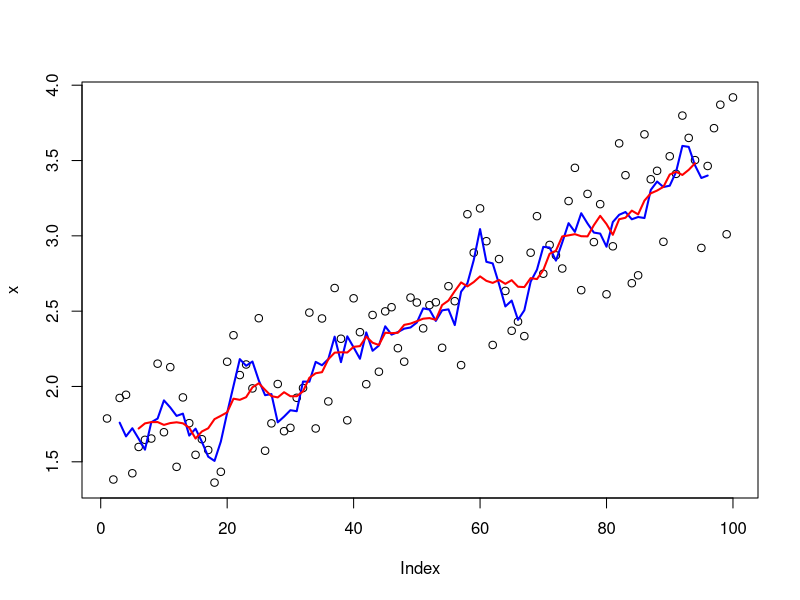
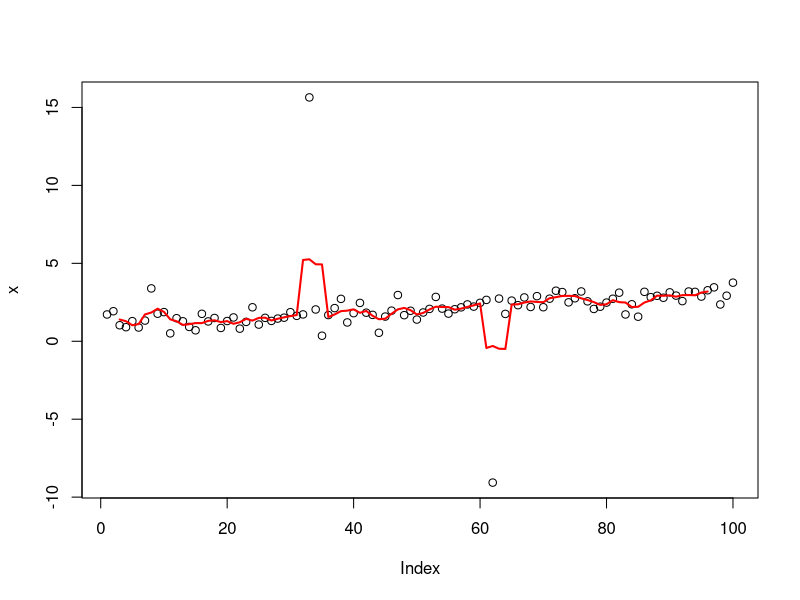
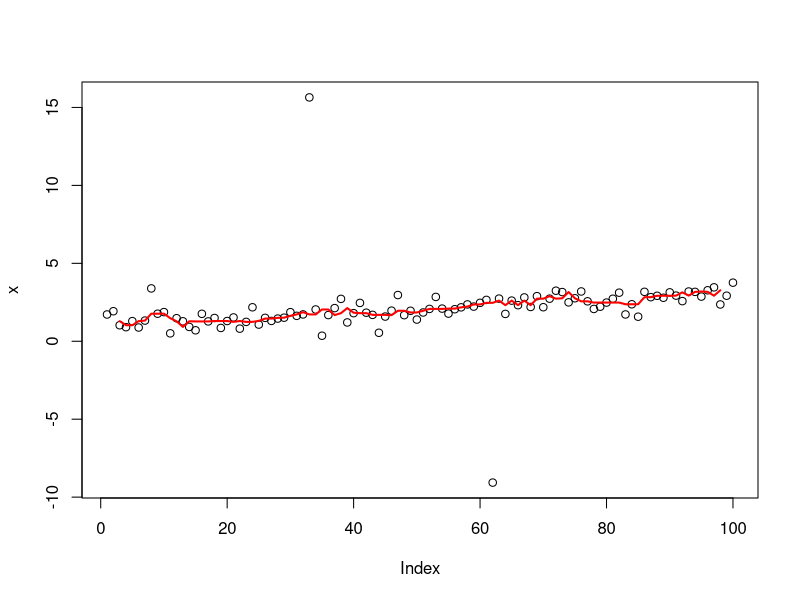

Write R code to recreate these figures, in order. (Note: this script raises an error after producing the figures.)
# Functionals -------------------------------------------------------------
# Functionals take a function as an input and return a vector as an output. For 
# e.g.
randomise <- function(f) {
 f(runif(1e3))
}
randomise(mean)
randomise(mean)
randomise(sum)

# Three frequently used functionals are lapply, apply, and tapply. Functionals are
# a common alternative to for loops. Although for loops can be slow, it is mainly
# the fact that they can be inclear ito what they are iterating over, i.e. they 
# are not very expressive. Functionals are also useful for encapsulating common
# data manipulation tasks like split-apply-combine, for thinking 'functionally'
# and for working with mathematical functions.

# Functionals also reduce code bugs. Note that it is always important to first
# build the tools and functions for the problem. Once you have solved the problem,
# then one can focus on speed.

## My first functional: lapply() -------------------------------------------
# The simplest functional is lapply(). lapply() takes a function, applies it to
# each element in a list, and returns the results in the form of a list. Although
# lapply() is written in C for performance, we can create a simple R 
# implementation that does the same thing:
lapply2 <- function(x, f, ...) {
 out <- vector("list", length(x))
 for (i in seq_along(x)) {
  out[[i]] <- f(x[[i]], ...)
 }

  out

}
# From the above code, one can see that lapply() is a wrapper function for a 
# common loop pattern: create a container output, apply f() to each component of
# a list, and fill the container with the results. All other for loop functionals
# are variations of this theme: they simply use different types of input or 
# output.

### Looping patterns --------------------------------------------------------
# It's useful to remember that there are three basic ways to loop over a vector:
 # 1. loop over the elements: for (x in s)
 # 2. loop over the numeric indices: for (i in seq_along(xs))
 # 3. loop over the names: for (nm in names(xs))

# The first form is usually not a good choice for a for loop because it leads to
# inefficient ways of saving output. It's slow because each time you extend the
# vector, R has to copy in all of the existing elements. This is the easiest with
# the second form:
xs <- runif(1e3)
res <- numeric(length(xs))
for (i in seq_along(xs)) {
 res[i] <- sqrt(xs[i])
}

# Just as there three basic ways to use a for loop, there are three basic ways
# to use lapply():
lapply(xs, function(x) {})
lapply(seq_along(xs), function(i) {})
lapply(names(xs), function(nm) {})

### Exercises ---------------------------------------------------------------
# Use both for loops and lapply() to fit linear models to the mtcars using the
# formulas stored in this list:
formulas <- list(
 mpg ~ disp,
 mpg ~ I(1 / disp),
 mpg ~ disp + wt,
 mpg ~ I(1 / disp) + wt
)

# Create input list:
data_out <- as.list(numeric(length(formulas)))
# Loop over list:
for (i in seq_along(formulas)) {
 data_out[[i]] <- lm(formulas[[i]], data = mtcars)

 print(data_out) 
}
# lapply:
lapply(formulas, lm, data = mtcars)

## For loop functionals: friends of lapply() -------------------------------
# The key to using functionals in place of for loops is recognising that common
# looping patterns are already implemented in existing base functionals. Once
# you've mastered base functionals, the next step is to write your own: if you're
# duplicating the same looping patterns in many places, you should extract it
# out into its own.

### Vector output: sapply() and vapply() ------------------------------------
# sapply and vapply simplify their output to be an atomic vector. vapply() is 
# better suited for use within other functions, than sapply(). For example, 
# when given an empty list, sapply() returns another empty list instead of the
# more correct zero-length vector.
sapply(mtcars, is.numeric)
vapply(mtcars, is.numeric, logical(1))
sapply(list(), is.numeric)
vapply(list(), is.numeric, logical(1))
# ... so, if the function returns results of different types or lengths, sapply()
# will silently return a list, while vapply() will throw an error. Hence, sapply
# is dangerous when writing functions.

### Multiple inputs: map (and mapply) ---------------------------------------
# Briefly, Map is useful when you want to use a function with two inputs. For
# example, weighted mean(). Map() is equivalent to mapply() but with simplify = 
# FALSE; mapply can add more complication for little gain.

### Rolling computations ----------------------------------------------------
# You can create your own functionals too. For example, if you were interested 
# in smoothing your data using a rolling (or running) mean function:
roll_mean <- function(x, n) {
 out <- rep(NA, length(x))
 
 offset <- trunc(n/ 2)
 
 for (i in (offset + 1):(length(x) - n + offset - 1)) {
  out[i] <- mean(x[(i - offset):(i + offset - 1)])
 }
 
 out
}
# Create simulated data:
x <- seq(1, 3, length = 1e2) + runif(1e2)
plot(x)
lines(roll_mean(x, 5), col = "blue", lwd = 2)
lines(roll_mean(x, 10), col = "red", lwd = 2)

# In this case, if the noise was more variable (i.e. it has a longer tail), you
# might worry that the rolling mean was too sensitive to outliers. Instead, you
# might want to compute a rolling median:
x <- seq(1, 3, length = 1e2) + rt(1e2, df = 2) / 3
plot(x)
lines(roll_mean(x, 5), col = "red", lwd = 2)

# To change roll_mean to roll_median, all you need to do is replace mean with 
# median inside loop. Instead of copy/paste, we could extract the idea of 
# computing a rolling summary into its own function:
roll_apply <- function(x, n, f, ...) {
 # Create out vector
 out <- rep(NA, length(x))
 # Offset
 offset <- trunc(n / 2)
 # Loop over data:
 for (i in (offset + 1):(length(x) - n + offset + 1)) {
  out[i] <- f(x[(i - offset):(i + offset)], ...)
 }
 # Print:
 out
}
plot(x)
lines(roll_apply(x, 5, median), col = "red", lwd = 2)

### Parallelisation ---------------------------------------------------------
# Since we can compute each element in any order, it is easy to dispatch the 
# tasks to different cores, and compute them in parallel. This is what
# parallel::mcapply and parallel:map do.
library(parallel)
unlist(mclapply(1:10, sqrt, mc.cores = 4))

# Important note: in this case, mclapply is actually *slower* than lapply. This
# is because the cost of individual computations is low, and additional work is
# needed to send the computation to different cores and collect results.

# If we use a different example, however, by taking bootstrap replicates of a
# linear model, the advantages are clear:
boot_df <- function(x) {
 x[sample(nrow(x), replace = TRUE), ]

 }

r_sqrd <- function(mod) {
 summary(mod)$r.square
 
}

boot_lm <- function(i) {
 r_sqrd(lm(mpg ~ wt + disp, data = boot_df(mtcars)))

 }

# Without parallelisation:
system.time(lapply(1:500, boot_lm))
# With parallelosation:
system.time(mclapply(1:500, boot_lm, mc.cores = 2))

# Note: increasing the number of cores will not always lead to linear gains,
# switching from lapply or Map to its parallel forms can dramatically improve
# computational performance!

## Exercises 11.2.5 ----------------------------------------------------------
# 1.
## a)
df_1 <- data.frame(
 x = sample(x = 1:10, size = 100, replace = TRUE),
 y = rt(n = 100, df = 2),
 z = rbeta(n = 100, shape1 = 0.5, shape2 = 0.5)
 )
vapply(df_1, sd, FUN.VALUE = numeric(1))

## b)
if (vapply(mtcars, is.numeric, FUN.VALUE = logical(1))) {
 vapply(mtcars, sd, FUN.VALUE = numeric(1))
 }
# Exercises are interesting but relatively easy - moving on...

## Manipulating matrices and data frames -----------------------------------
# This section will cover three categories of data structure functionals:

# apply(), sweep(), outer(), and how they work with matrices
# tapply() summarises a vector by groups defined by another vector
# the plyr::package, which generalises tapply() to make it easy to work with 
# data frames, lists, or arrays as inputs, and data frames, lists, or arrays as
# outputs.

### Matrix and array operations ---------------------------------------------
# First off, apply() is a variant of sapply() that works with matrices and 
# arrays. It can be thought of as an operation that summarises a matrix or array
# by collapsing each row or column to a single number. It has four arguments:

# x, the matrix or array to summarise
# MARGIN, an integer vector giving the dimensions to summarise over: 1 = rows, 2
#  = columns, etc.
# FUN, a summary function
# ..., other arguments passed to FUN

# A typical example of apply() looks like this:
a <- matrix(1:20, nrow = 5)
apply(X = a, MARGIN = 1, FUN = mean)
apply(X = a, MARGIN = 2, FUN = mean)

# There are a few caveats to apply(). It doesn't simplify argument, so you can 
# never be completely sure what type of output you'll get. This means that 
# apply() is *not* safe to use inside a function unless you carefully check the
# inputs. apply() is also not idempotent in the sense that if the summary 
# function is the identity operator, the output is not always the same as the 
# input:
a_1 <- apply(a, 1, identity)
identical(a, a_1)
# But if you transpose rows to columns:
identical(a, t(a_1))
# But again...
a_2 <- apply(a, 2, identity)
identical(a, a_2)

# Tip: you can put n-dimensional arrays back in the right order using aperm(), 
# or use plyr::aaply(), which is idempotent.

# Another functional is sweep(), which allows you to "sweep" out the values of
# a summary statistic. It is often used with apply() to standardise arrays. The
# following example scales the rows of a matrix so that values lie between 0
# and 1:
x <- matrix(rnorm(
 n = 20, mean = 0, sd = 1), nrow = 4)
x_1 <- sweep(x = x, MARGIN = 1, apply(X = x, MARGIN = 1, min), FUN = `-`)
x_2 <- sweep(x = x_1, MARGIN = 1, apply(X = x_1, MARGIN = 1, max), FUN = `/`)

# The final matrix functional is outer(). It is a little different in that it 
# takes multiple vector inputs and creates and creates a matrix or array output
# where the input function is run over every combination of the inputs, for 
# example...
# Create a times table:
outer(X = 1:3, Y = 1:10, "*")

## Group apply -------------------------------------------------------------
# You can think about tapply() as a generalisation to apply() that allows for
# "ragged" arrays, arrays where each row can have a different number of columns.
# This is often needed when you're trying to summarise a data set. E.g., imagine
# you collected pulse rate data from a trial, and you want to comapre the two
# groups:
pulse <- round(
 rnorm(n = 22, mean = 70, sd = 10/3)) + rep(c(0, 5), c(10, 12))
group <- rep(c("A", "B"), c(10, 12))
# Use tapply():
tapply(pulse, group, length)
tapply(pulse, group, mean)

# tapply() by creating a "ragged" data structure from a set of inputs, and then
# applying the function to the x_i of j.

# Note: you can use split(group, pulse) to create a list too!

## Manipulating lists ------------------------------------------------------
# Another way of thinking about functionals is as a set of general tools for 
# altering, subsetting, and collapsing lists. Every functional programming 
# language has three tools for this: Map(), Reduce(), and Filter(). We've seen
# Map(). Reduce() extends two-argument functions, and Filter(), a member of an
# important class of functionals that work with predicates (functions that retun
# binary logic).

### Reduce() ----------------------------------------------------------------
# Reduce() reduces a single vector x to a single value i by recursively calling
# a function f, two arguments at a time. It combines the first two elements with
# f, then combines the result of that call with the third element, and so on.
# Calling Reduce(f, 1:3) is equivalent to f(f(1, 2), 3). Reduce is also known as
# fold because it folds together adjacent elements in the list.

# The following two examples show what Reduce() does with an infix and prefix
# function:
Reduce(f =`+`, x = 1:3) # -> ((1+2) + 3)
Reduce(f = sum, x = 1:3) # -> sum(sum(1, 2), 3)

### Predicate functionals ---------------------------------------------------
# A predicate functional returns a single binary logic, for example is.character, 
# all, or is.NULL. There are three useful predicate functionals in base R:
# Filter(), Find(), and Position()

# Note: is.na returns a logical vector the same length as the input, rather than
# a single binary logic statement. Hence, it is not a 'true' predicate 
# functional.

# Exercise: use Filter() and vapply() to create a function that applies a 
# summary statistic to every numeric column in a data frame
df <- data.frame(x = rnorm(n = 10, mean = 0, sd = 10/3), 
                 y = letters[1:10])
# Done:
vapply(Filter(is.numeric, df),  mean, FUN.VALUE = 1)

### Mathematical functionals ------------------------------------------------
